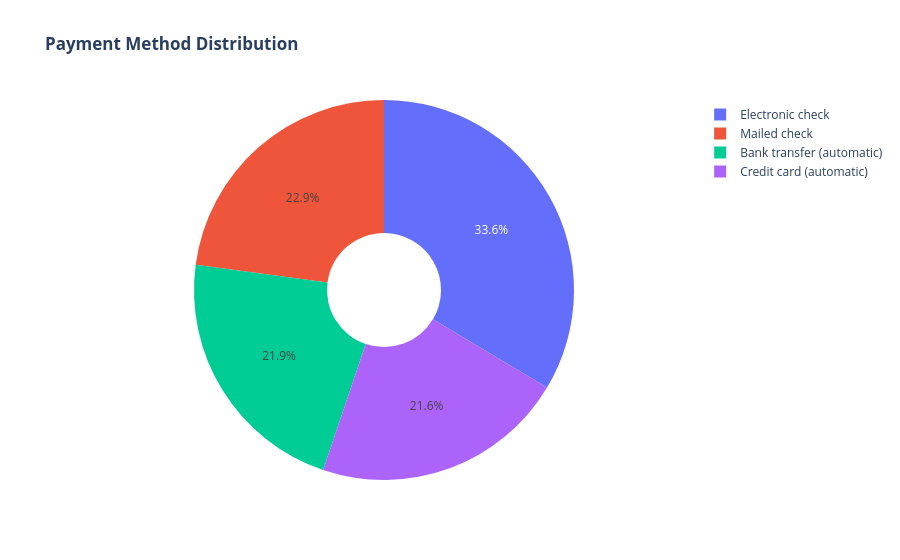

Source (notebook cell):
### Code cell
#不同支付方式的流失率
labels = df['PaymentMethod'].unique()
values = df['PaymentMethod'].value_counts()

fig = go.Figure(data=[go.Pie(labels=labels, values=values, hole=.3)])
fig.update_layout(title_text="<b>Payment Method Distribution</b>")
fig.show()

### Figure 1 — Plotly figure (JSON) as saved in the notebook; plotly's stock layout.template omitted (floating-point values rounded to 4 significant figures)
{"data": [{"hole": 0.3, "labels": ["Electronic check", "Mailed check", "Bank transfer (automatic)", "Credit card (automatic)"], "type": "pie", "values": [2365, 1612, 1544, 1522]}], "layout": {"title": {"text": "<b>Payment Method Distribution</b>"}}}
